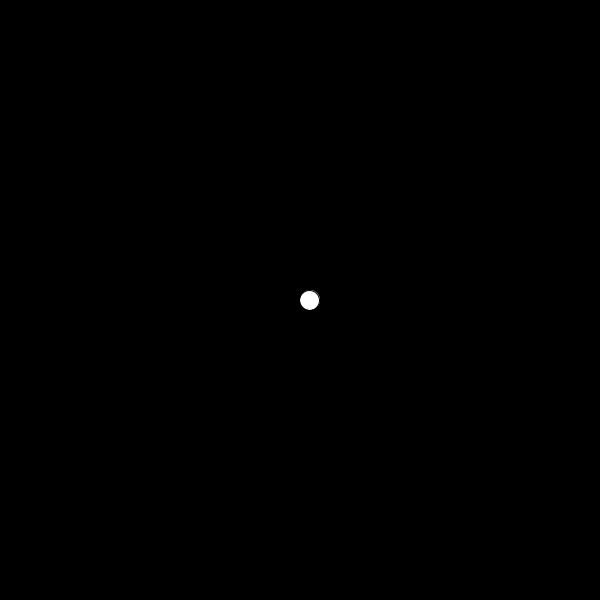
Frame 1 (no input)
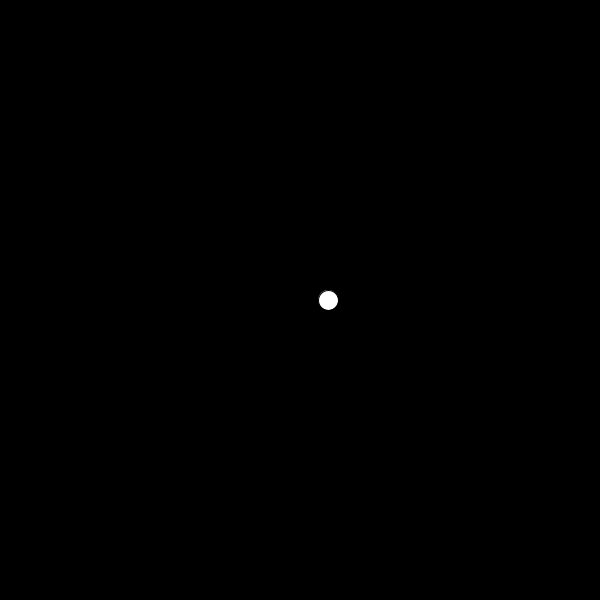
Frame 60 (the mouse pressed at the canvas centre just before this capture)
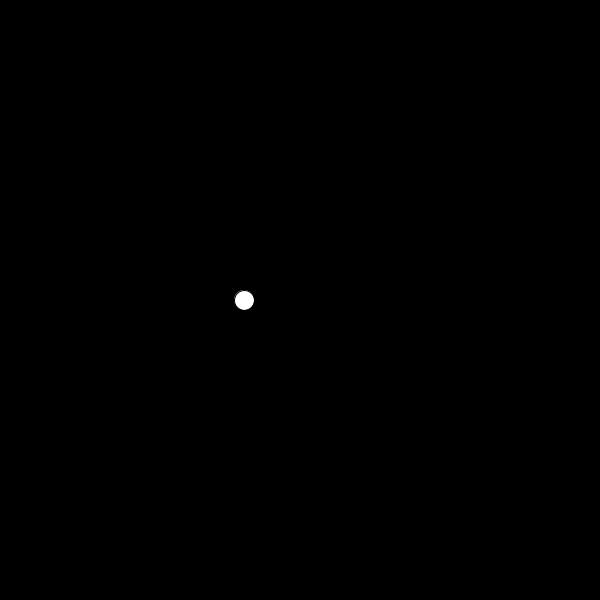
Frame 120 (the mouse held since frame 60 and released just before this capture)

The Processing sketch that drew these frames (run headless with seeded random() and noise(); from frame 60 on, the mouse is pressed at the canvas centre):

// Processing sketch: simple_sinAnimation
// ── simple_sinAnimation.pde
float angle;
float speed;
float rad;
float xOrigin, yOrigin;
float xPos;

void setup(){
  size(600,600);
  rad = 200;
  xOrigin = width/2;
  yOrigin = height/2;
}

void draw(){
  background(0);
  //in this case we're just using the sin
  //because we are animatin just one axis
  
  
  //we are using the (-1 to 1) that sin returns and multiplying it by the radius
  //we use frameCount in this case just to make the angle used in the sin calculation grow
  xPos = sin(frameCount * 0.05) * rad; 
  ellipse (xOrigin + xPos, yOrigin + angle, 20,20); 
  
}
